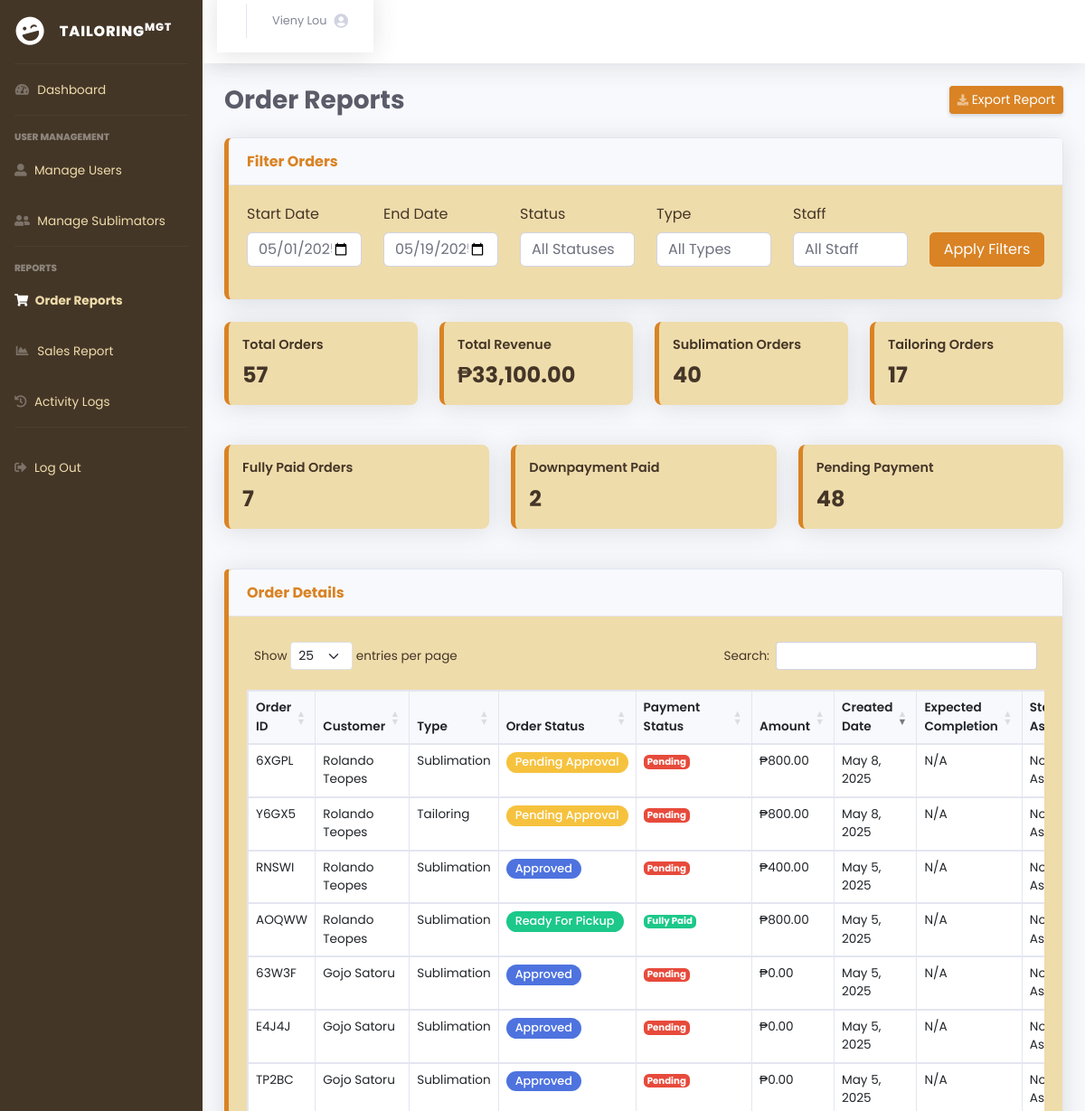
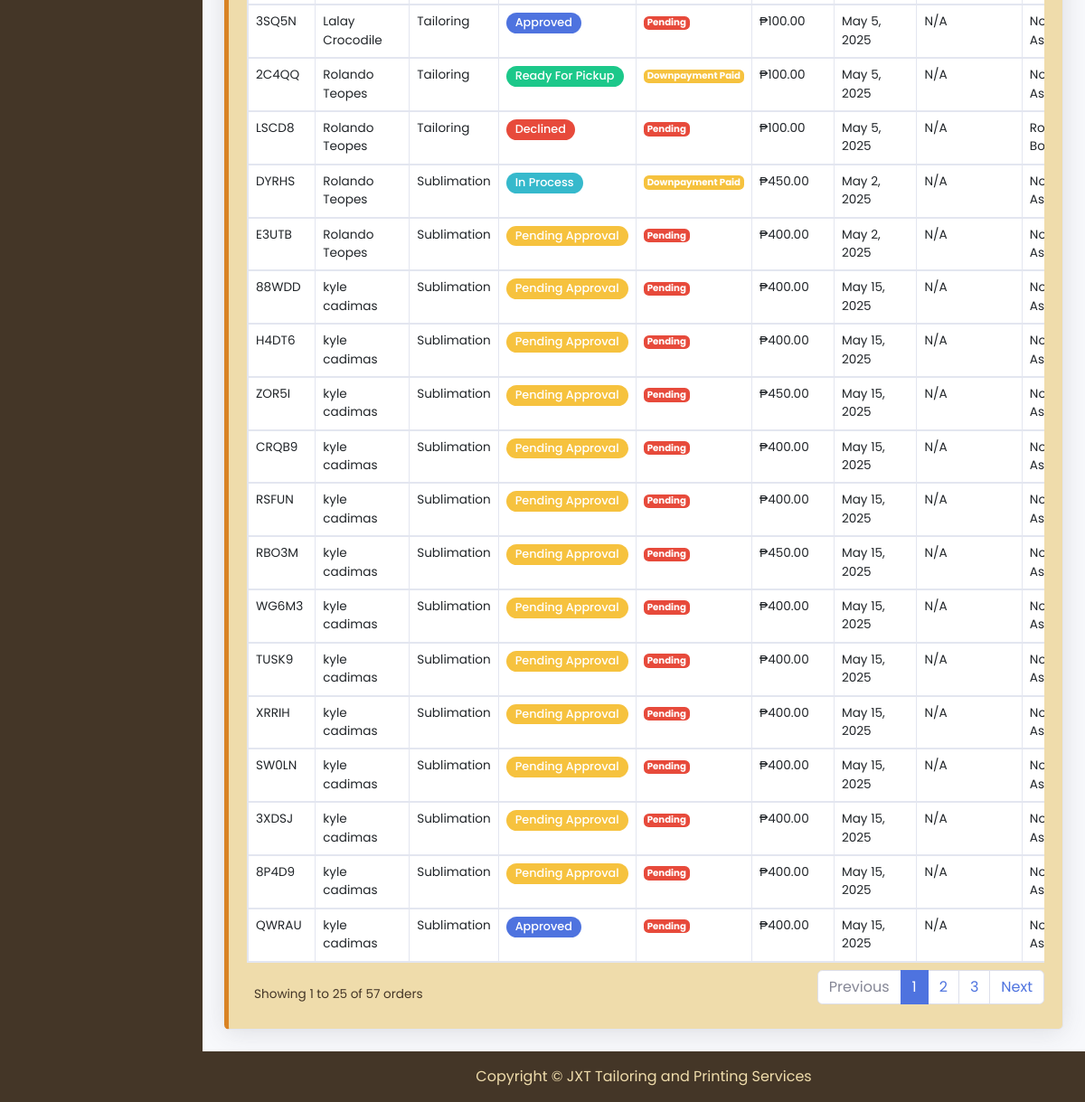
The app's page /admin/order_reports.php (signed in), older data (2 pictures, top to bottom).
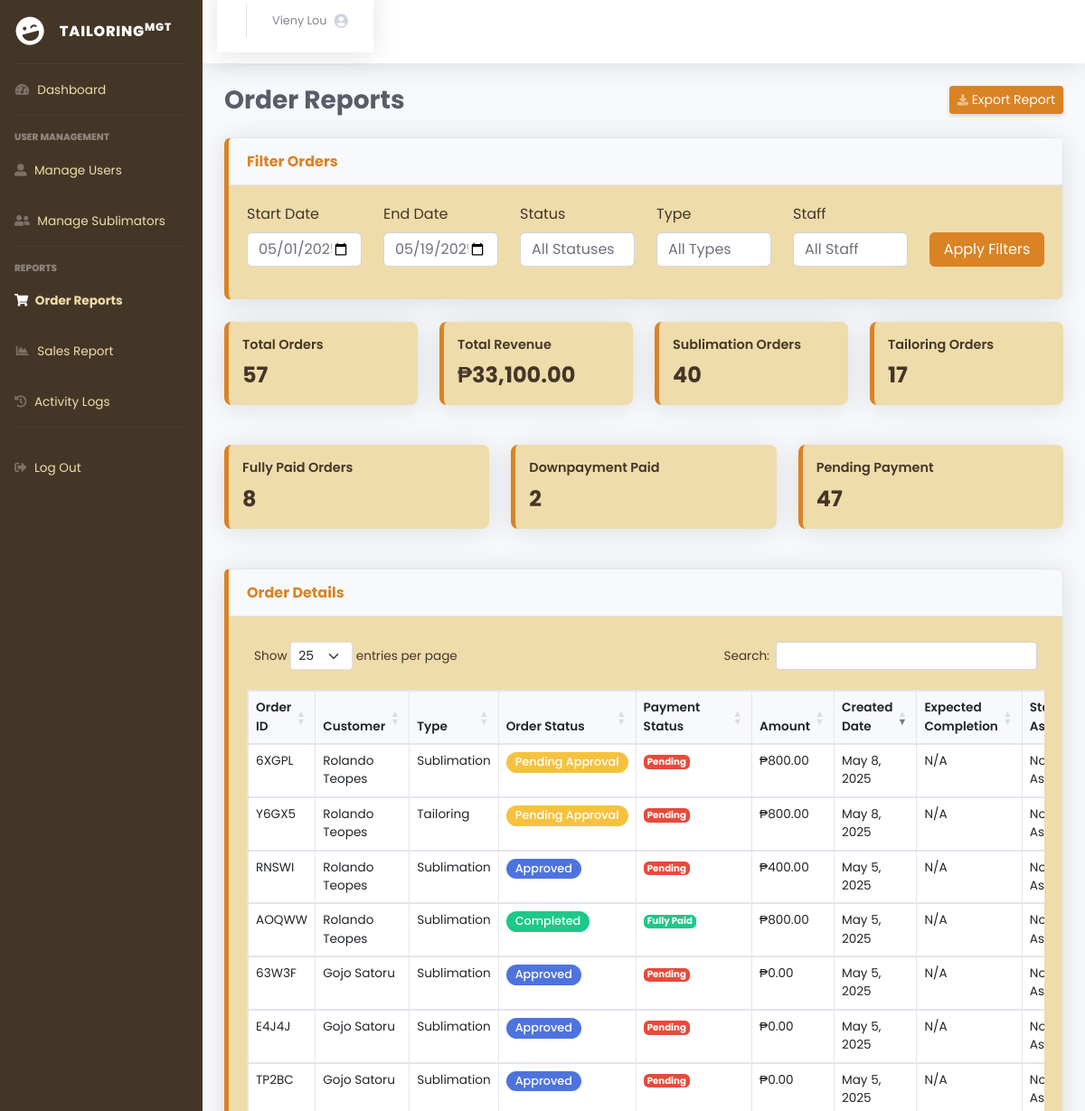
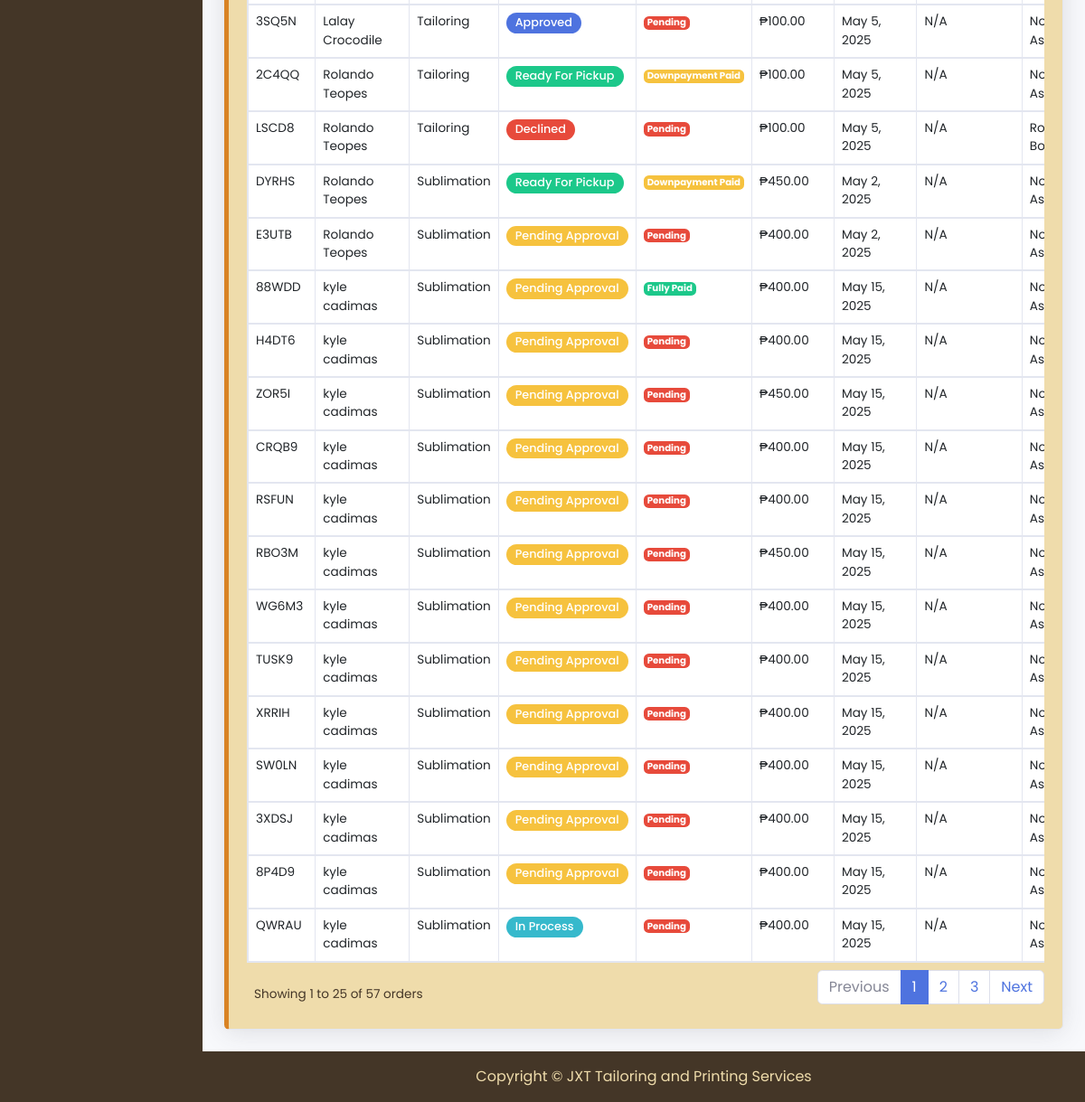
The same page, newer data (2 pictures, top to bottom).
### tables this page shows
CREATE TABLE `orders` (
  `order_id` varchar(10) NOT NULL,
  `customer_id` int(11) NOT NULL,
  `order_type` enum('tailoring','sublimation') NOT NULL,
  `total_amount` decimal(10,2) NOT NULL,
  `downpayment_amount` decimal(10,2) NOT NULL,
  `payment_method` enum('cash','gcash') NOT NULL,
  `payment_status` enum('pending','downpayment_paid','fully_paid') DEFAULT 'pending',
  `order_status` enum('pending_approval','declined','approved','forward_to_sublimator','in_process','printing_done','ready_for_pickup','completed') DEFAULT 'pending_approval',
  `staff_id` int(11) DEFAULT NULL,
  `manager_id` int(11) DEFAULT NULL,
  `notes` text DEFAULT NULL,
  `created_at` timestamp NOT NULL DEFAULT current_timestamp(),
  `updated_at` timestamp NOT NULL DEFAULT current_timestamp() ON UPDATE current_timestamp(),
  `screenshot_path` varchar(255) DEFAULT NULL,
  `status_history` text DEFAULT NULL
);

CREATE TABLE `customers` (
  `customer_id` int(11) NOT NULL,
  `username` varchar(50) NOT NULL,
  `password` varchar(255) NOT NULL,
  `email` varchar(100) NOT NULL,
  `first_name` varchar(50) NOT NULL,
  `last_name` varchar(50) NOT NULL,
  `phone_number` varchar(20) DEFAULT NULL,
  `address` text DEFAULT NULL,
  `created_at` timestamp NOT NULL DEFAULT current_timestamp(),
  `updated_at` timestamp NOT NULL DEFAULT current_timestamp() ON UPDATE current_timestamp()
);

### admin/order_reports.php (the view, shortened to what the changed rows need)
<?php
include '../db.php';
$start_date = isset($_GET['start_date']) ? $_GET['start_date'] : date('Y-m-01');
$end_date = isset($_GET['end_date']) ? $_GET['end_date'] : date('Y-m-d');
$where_conditions = [];
$params = [];
$types = "";
if ($start_date && $end_date) {
    $where_conditions[] = "DATE(o.created_at) BETWEEN ? AND ?";
    $params[] = $start_date;
    $params[] = $end_date;
    $types .= "ss";
}
$where_clause = !empty($where_conditions) ? "WHERE " . implode(" AND ", $where_conditions) : "";
$query = "SELECT o.*, c.first_name AS customer_fname, c.last_name AS customer_lname,
          s.first_name AS staff_fname, s.last_name AS staff_lname,
          m.first_name AS manager_fname, m.last_name AS manager_lname,
          CASE
            WHEN o.order_type = 'sublimation' THEN sub.completion_date
            WHEN o.order_type = 'tailoring' THEN t.completion_date
            ELSE NULL
          END AS completion_date
          FROM orders o
          LEFT JOIN customers c ON o.customer_id = c.customer_id
          LEFT JOIN users s ON o.staff_id = s.user_id
          LEFT JOIN users m ON o.manager_id = m.user_id
          LEFT JOIN sublimation_orders sub ON o.order_id = sub.order_id AND o.order_type = 'sublimation'
          LEFT JOIN tailoring_orders t ON o.order_id = t.order_id AND o.order_type = 'tailoring'
          $where_clause
          ORDER BY o.created_at DESC";
$stmt = mysqli_prepare($conn, $query);
if (!empty($params)) {
    mysqli_stmt_bind_param($stmt, $types, ...$params);
}
mysqli_stmt_execute($stmt);
$result = mysqli_stmt_get_result($stmt);
?>
<!DOCTYPE html>
<html lang="en">
<head>
    <link href="https://cdn.jsdelivr.net/npm/bootstrap@5.3.0/dist/css/bootstrap.min.css" rel="stylesheet">
    <link href="vendor/fontawesome-free/css/all.min.css" rel="stylesheet">
    <link href="css/sb-admin-2.min.css" rel="stylesheet">
    <link href="https://cdn.datatables.net/1.11.5/css/dataTables.bootstrap5.min.css" rel="stylesheet">
</head>
<body id="page-top">
    <div id="wrapper">
        <div id="content-wrapper" class="d-flex flex-column">
            <div id="content">
                <div class="container-fluid">
                    <div class="d-sm-flex align-items-center justify-content-between mb-4">
                        <h1 class="h3 mb-0 text-gray-800" style="font-weight: bold; text-shadow: 1px 1px 2px #fff;">
                            Order Reports
                        </h1>
                    </div>
                        <?php
                        $total_orders = mysqli_num_rows($result);
                        $payment_status_counts = [
                            'pending' => 0,
                            'downpayment_paid' => 0,
                            'fully_paid' => 0
                        ];
                        if ($total_orders > 0) {
                            mysqli_data_seek($result, 0);
                            while ($row = mysqli_fetch_assoc($result)) {
                                $payment_status_counts[$row['payment_status']] = isset($payment_status_counts[$row['payment_status']]) ?
                                    $payment_status_counts[$row['payment_status']] + 1 : 1;
                            }
                            mysqli_data_seek($result, 0);
                        }
                        ?>
                    <div class="row mb-4">
                        <div class="col-xl-4 col-md-6">
                            <div class="summary-card">
                                <div class="summary-title">Fully Paid Orders</div>
                                <div class="summary-value"><?= number_format($payment_status_counts['fully_paid']) ?></div>
                            </div>
                        </div>
                        <div class="col-xl-4 col-md-6">
                            <div class="summary-card">
                                <div class="summary-title">Pending Payment</div>
                                <div class="summary-value"><?= number_format($payment_status_counts['pending']) ?></div>
                            </div>
                        </div>
                    </div>
                    <div class="card shadow mb-4">
                        <div class="card-body">
                            <div class="table-responsive">
                                <table class="table table-bordered" id="ordersTable" width="100%" cellspacing="0">
                                    <thead>
                                        <tr>
                                            <th>Order ID</th>
                                            <th>Customer</th>
                                            <th>Type</th>
                                            <th>Order Status</th>
                                            <th>Payment Status</th>
                                            <th>Amount</th>
                                            <th>Created Date</th>
                                            <th>Expected Completion</th>
                                            <th>Staff Assigned</th>
                                        </tr>
                                    </thead>
                                    <tbody>
                                        <?php while ($row = mysqli_fetch_assoc($result)): ?>
                                            <tr>
                                                <td><?= htmlspecialchars($row['order_id']) ?></td>
                                                <td><?= htmlspecialchars($row['customer_fname'] . ' ' . $row['customer_lname']) ?></td>
                                                <td><?= ucfirst(htmlspecialchars($row['order_type'])) ?></td>
                                                <td>
                                                    <span class="badge status-badge status-<?= str_replace('_', '-', $row['order_status']) ?>">
                                                        <?= ucwords(str_replace('_', ' ', $row['order_status'])) ?>
                                                    </span>
                                                </td>
                                                <td>
                                                    <span class="badge <?= ($row['payment_status'] == 'fully_paid') ? 'bg-success' :
                                                        (($row['payment_status'] == 'downpayment_paid') ? 'bg-warning' : 'bg-danger') ?>">
                                                        <?= ucwords(str_replace('_', ' ', $row['payment_status'])) ?>
                                                    </span>
                                                </td>
                                                <td>₱<?= number_format($row['total_amount'], 2) ?></td>
                                                <td><?= date('M j, Y', strtotime($row['created_at'])) ?></td>
                                                <td><?= $row['completion_date'] ? date('M j, Y', strtotime($row['completion_date'])) : 'N/A' ?></td>
                                                <td><?= $row['staff_fname'] ? htmlspecialchars($row['staff_fname'] . ' ' . $row['staff_lname']) : 'Not Assigned' ?></td>
                                            </tr>
                                        <?php endwhile; ?>
                                    </tbody>
                                </table>
                            </div>
                        </div>
                    </div>
                </div>
            </div>
        </div>
    </div>
</body>
</html>

Row changes from the older to the newer data that the page shows:
changed orders "88WDD": payment_status "Pending" → "Fully Paid"
changed orders "QWRAU": order_status "Approved" → "In Process"
changed orders "AOQWW": order_status "Ready For Pickup" → "Completed"
changed orders "DYRHS": order_status "In Process" → "Ready For Pickup"
Text that changed along with them:
$payment_status_counts['fully_paid']: "7" → "8"
$payment_status_counts['pending']: "48" → "47"
